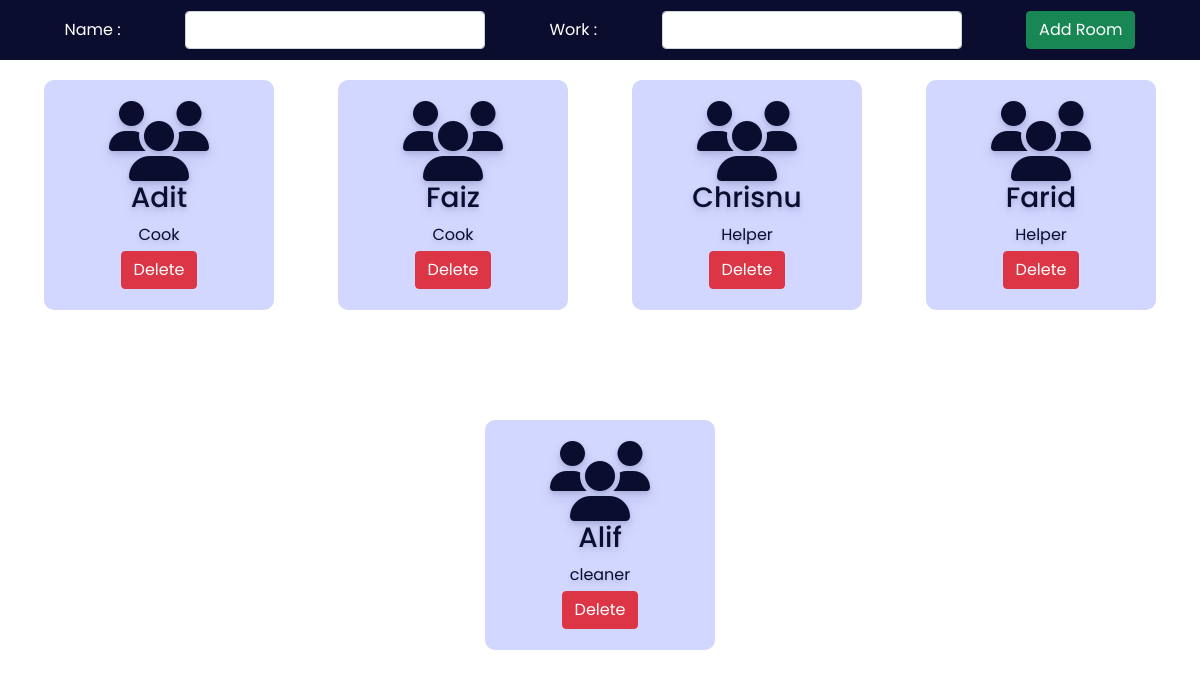
The app's page /admin/staff.php with its own data.
### tables this page shows
CREATE TABLE `staff` (
  `id` int(30) NOT NULL,
  `name` varchar(30) NOT NULL,
  `work` varchar(30) NOT NULL
);

### admin/staff.php (the view, shortened to what this page needs)
<?php
include '../config.php';
?>
<!DOCTYPE html>
<html lang="en">
<head>
    <link rel="stylesheet" href="https://cdnjs.cloudflare.com/ajax/libs/font-awesome/6.2.0/css/all.min.css" />
    <link href="https://cdn.jsdelivr.net/npm/bootstrap@5.0.2/dist/css/bootstrap.min.css" rel="stylesheet">
    <link rel="stylesheet" href="css/room.css">
</head>
<body>
    <div class="addroomsection">
        <form action="" method="POST">
            <label for="troom">Name :</label>
            <input type="text" name="staffname" class="form-control">
            <label for="bed">Work :</label>
            <select name="staffwork" class="form-control">
                <option value selected></option>
                <option value="Manager">Manager</option>
            </select>
            <button type="submit" class="btn btn-success" name="addstaff">Add Room</button>
        </form>
    </div>
    <div class="room">
    <?php
        $sql = "select * from staff";
        $re = mysqli_query($conn, $sql)
        ?>
        <?php
        while ($row = mysqli_fetch_array($re)) {
                echo "<div class='roombox'>
						<div class='text-center no-boder'>
                            <i class='fa fa-users fa-5x'></i>
							<h3>" . $row['name'] . "</h3>
                            <div class='mb-1'>" . $row['work'] . "</div>
                            <a href='staffdelete.php?id=". $row['id'] ."'><button class='btn btn-danger'>Delete</button></a>
						</div>
                    </div>";
        }
        ?>
    </div>
</body>
</html>

### admin/css/room.css (style rules this page uses)
:root { --bg-text-shadow: 0 2px 4px rgb(13 0 77 / 8%), 0 3px 6px rgb(13 0 77 / 8%), 0 8px 16px rgb(13 0 77 / 8%); --bg-box-shadow: 0px 0px 20px 6px rgba(8, 8, 15, 0.31); }
* { margin: 0; padding: 0; font-family: 'Poppins', sans-serif; }
.addroomsection { height: 60px; width: 100%; background-color: #0a0d2d; position:fixed; z-index: 100; }
.addroomsection form { height: 100%; display: flex; justify-content: space-evenly; align-items: center; }
.addroomsection form label { color: white; }
.addroomsection form select { width: 300px; }
.addroomsection form input { width: 300px; }
.room { display: flex; position: relative; top: 60px; height: 85vh; overflow-y: scroll; justify-content: space-evenly; flex-wrap: wrap; }
.roombox { height: 230px; width: 230px; margin: 20px; display: flex; flex-direction: column; justify-content: center; color: #0a0d2d; text-shadow: var(--bg-text-shadow); border-radius: 10px; }

### admin/staff.php (style rules this page uses)
.roombox { background-color: #d1d7ff; padding: 10px; }

### records on screen
staff: name "Adit", work "Cook"
staff: name "Faiz", work "Cook"
staff: name "Chrisnu", work "Helper"
staff: name "Farid", work "Helper"
staff: name "Alif", work "cleaner"
